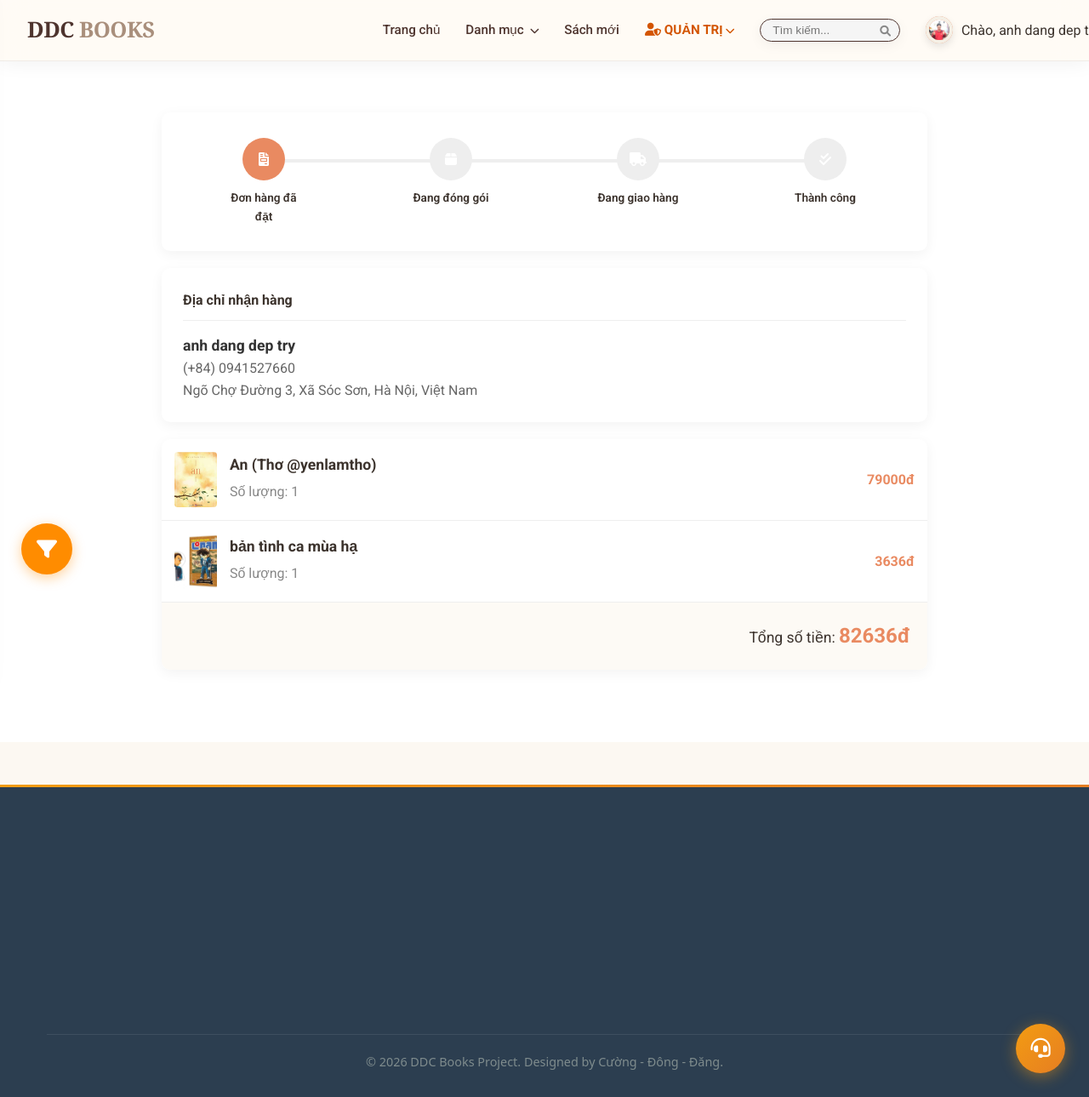
Before: /order-tracking/16/ (signed in) with the older database file.
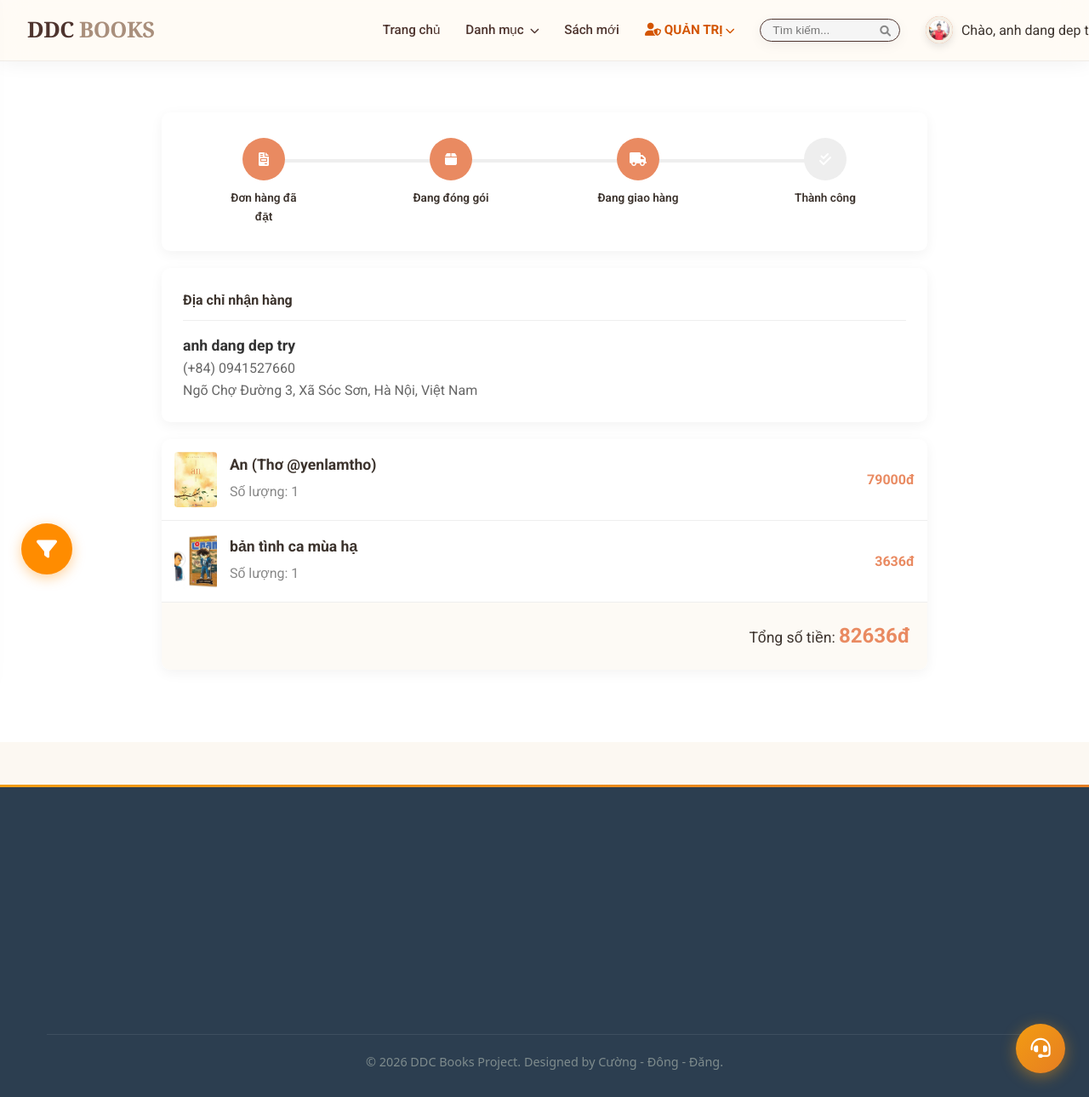
After: the same page with the newer database file.
### app/views.py (the view)
# urls.py: path('order-tracking/<int:order_id>/', views.order_tracking, name='order_tracking'),
@login_required
def order_tracking(request, order_id):
    order = get_object_or_404(Order, id=order_id, user=request.user)
    order_items = order.items.all()
    context = {
        'order': order,
        'order_items': order_items,
    }
    return render(request, 'app/order_tracking.html', context)

### app/context_processors.py (called while the page is built)
def categories_processor(request):
    return {
        'categories': Category.objects.all()
    }

### app/templates/app/order_tracking.html (shortened to what the changed rows need)
{% extends 'app/base.html' %}

Changed rows visible on the page:
changed Order "anh dang dep try": status "Pending" → "Shipped" (drawn)
